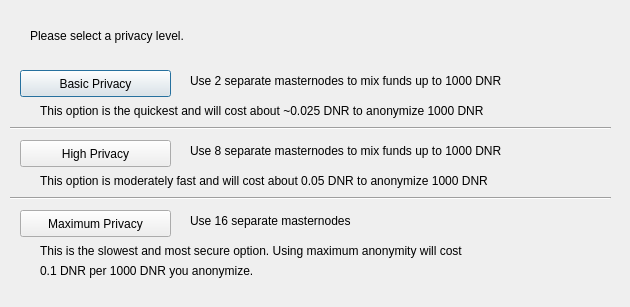
<?xml version="1.0" encoding="UTF-8"?>
<ui version="4.0">
 <class>DarksendConfig</class>
 <widget class="QDialog" name="DarksendConfig">
  <property name="geometry">
   <rect>
    <x>0</x>
    <y>0</y>
    <width>630</width>
    <height>307</height>
   </rect>
  </property>
  <property name="windowTitle">
   <string>Configure Darksend</string>
  </property>
  <widget class="QPushButton" name="buttonBasic">
   <property name="geometry">
    <rect>
     <x>20</x>
     <y>70</y>
     <width>151</width>
     <height>27</height>
    </rect>
   </property>
   <property name="text">
    <string>Basic Privacy</string>
   </property>
  </widget>
  <widget class="QPushButton" name="buttonHigh">
   <property name="geometry">
    <rect>
     <x>20</x>
     <y>140</y>
     <width>151</width>
     <height>27</height>
    </rect>
   </property>
   <property name="text">
    <string>High Privacy</string>
   </property>
  </widget>
  <widget class="QPushButton" name="buttonMax">
   <property name="geometry">
    <rect>
     <x>20</x>
     <y>210</y>
     <width>151</width>
     <height>27</height>
    </rect>
   </property>
   <property name="text">
    <string>Maximum Privacy</string>
   </property>
  </widget>
  <widget class="QLabel" name="label">
   <property name="geometry">
    <rect>
     <x>30</x>
     <y>20</y>
     <width>571</width>
     <height>31</height>
    </rect>
   </property>
   <property name="text">
    <string>Please select a privacy level.</string>
   </property>
  </widget>
  <widget class="QLabel" name="label_2">
   <property name="geometry">
    <rect>
     <x>190</x>
     <y>70</y>
     <width>421</width>
     <height>21</height>
    </rect>
   </property>
   <property name="text">
    <string>Use 2 separate masternodes to mix funds up to 1000 DNR</string>
   </property>
  </widget>
  <widget class="QLabel" name="label_3">
   <property name="geometry">
    <rect>
     <x>190</x>
     <y>140</y>
     <width>411</width>
     <height>21</height>
    </rect>
   </property>
   <property name="text">
    <string>Use 8 separate masternodes to mix funds up to 1000 DNR</string>
   </property>
  </widget>
  <widget class="QLabel" name="label_4">
   <property name="geometry">
    <rect>
     <x>190</x>
     <y>210</y>
     <width>421</width>
     <height>21</height>
    </rect>
   </property>
   <property name="text">
    <string>Use 16 separate masternodes</string>
   </property>
  </widget>
  <widget class="QLabel" name="label_6">
   <property name="geometry">
    <rect>
     <x>40</x>
     <y>100</y>
     <width>561</width>
     <height>21</height>
    </rect>
   </property>
   <property name="text">
    <string>This option is the quickest and will cost about ~0.025 DNR to anonymize 1000 DNR</string>
   </property>
  </widget>
  <widget class="QLabel" name="label_7">
   <property name="geometry">
    <rect>
     <x>40</x>
     <y>170</y>
     <width>561</width>
     <height>21</height>
    </rect>
   </property>
   <property name="text">
    <string>This option is moderately fast and will cost about 0.05 DNR to anonymize 1000 DNR</string>
   </property>
  </widget>
  <widget class="QLabel" name="label_8">
   <property name="geometry">
    <rect>
     <x>40</x>
     <y>240</y>
     <width>561</width>
     <height>21</height>
    </rect>
   </property>
   <property name="text">
    <string>This is the slowest and most secure option. Using maximum anonymity will cost</string>
   </property>
  </widget>
  <widget class="QLabel" name="label_9">
   <property name="geometry">
    <rect>
     <x>40</x>
     <y>260</y>
     <width>561</width>
     <height>21</height>
    </rect>
   </property>
   <property name="text">
    <string>0.1 DNR per 1000 DNR you anonymize.</string>
   </property>
  </widget>
  <widget class="Line" name="line">
   <property name="geometry">
    <rect>
     <x>10</x>
     <y>120</y>
     <width>601</width>
     <height>16</height>
    </rect>
   </property>
   <property name="orientation">
    <enum>Qt::Horizontal</enum>
   </property>
  </widget>
  <widget class="Line" name="line_2">
   <property name="geometry">
    <rect>
     <x>10</x>
     <y>190</y>
     <width>601</width>
     <height>16</height>
    </rect>
   </property>
   <property name="orientation">
    <enum>Qt::Horizontal</enum>
   </property>
  </widget>
 </widget>
 <resources/>
 <connections/>
</ui>
